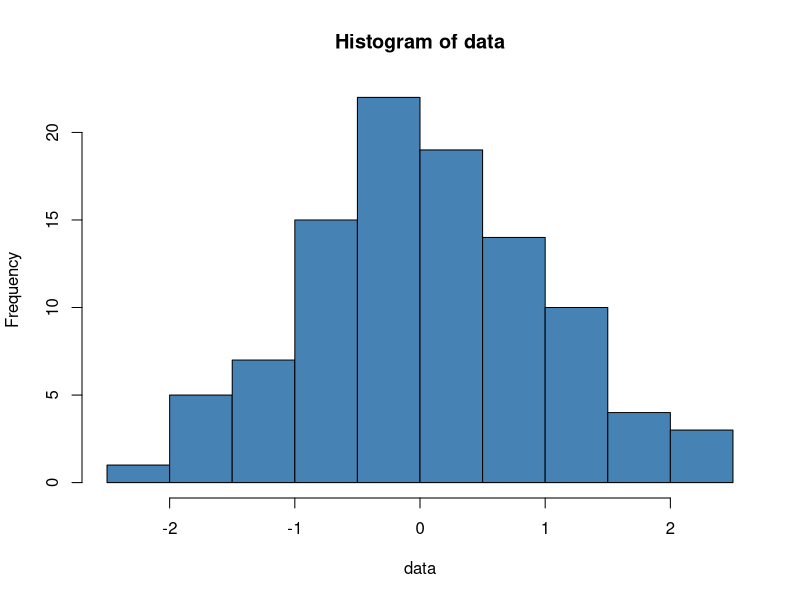
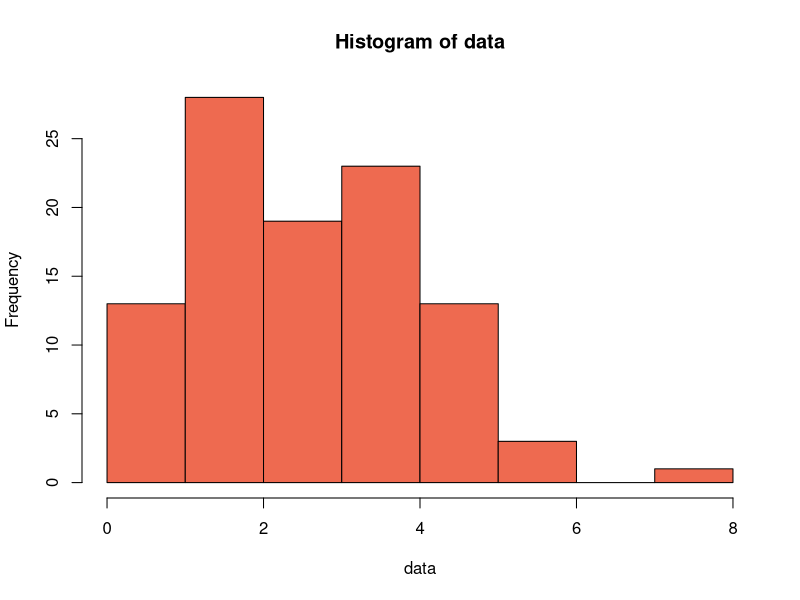

The R script that drew these images, in order:
# The Shapiro-Wilk test is a test of normality. It is used to
# determine whether or not a sample comes from a normal distribution.

# shapiro-wilk Test on Normal Data

# make this example reprodubible 
data <- rnorm(100)

# perform Shapiro-Wilk test for normality
shapiro.test(data)

#  we can produce a histogram to visually verify  taht the sample data is normally distributed
hist(data, col = "steelblue")

# Example 2: Shapiro-Wilk Test on Non-Normal Data
# The following code shows how to perform a Shapiro-Wilk test on
# a dataset with sample size n=100 in which the values are randomly
# generated from a Poisson distribution:

# make this example reproducible
set.seed(0)

# create dataset of 100 random values generated from a Posson distribution
data <- rpois(n=100, lambda = 3)


# we can produce a histogram to visually see that the sample data 
# is not normally distributed

hist(data, col="coral2")
